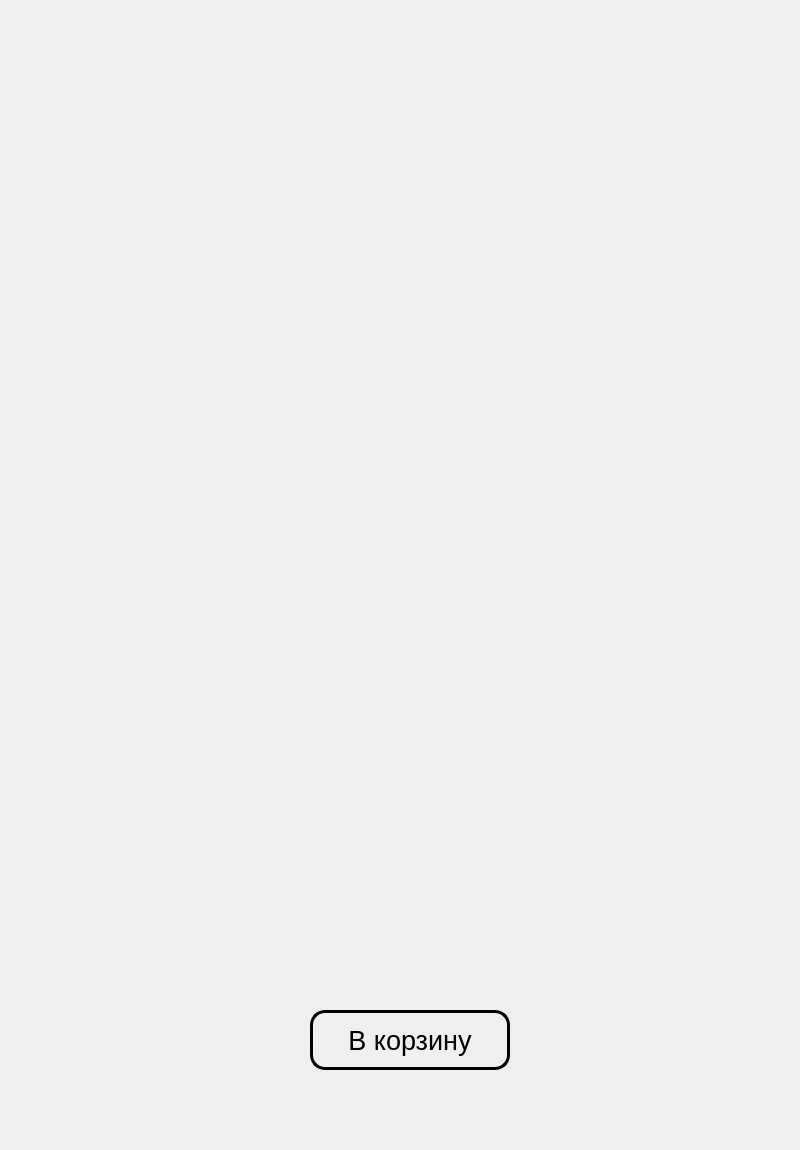
<?xml version="1.0" encoding="UTF-8"?>
<ui version="4.0">
 <class>MainWindow</class>
 <widget class="QMainWindow" name="MainWindow">
  <property name="geometry">
   <rect>
    <x>0</x>
    <y>0</y>
    <width>800</width>
    <height>1150</height>
   </rect>
  </property>
  <property name="minimumSize">
   <size>
    <width>150</width>
    <height>150</height>
   </size>
  </property>
  <property name="windowTitle">
   <string>MainWindow</string>
  </property>
  <widget class="QWidget" name="centralwidget">
   <widget class="QWidget" name="horizontalLayoutWidget">
    <property name="geometry">
     <rect>
      <x>10</x>
      <y>10</y>
      <width>202</width>
      <height>1138</height>
     </rect>
    </property>
    <layout class="QVBoxLayout" name="verticalLayout">
     <item>
      <widget class="QLabel" name="label">
       <property name="minimumSize">
        <size>
         <width>150</width>
         <height>150</height>
        </size>
       </property>
       <property name="maximumSize">
        <size>
         <width>150</width>
         <height>150</height>
        </size>
       </property>
       <property name="text">
        <string/>
       </property>
       <property name="alignment">
        <set>Qt::AlignLeading|Qt::AlignLeft|Qt::AlignVCenter</set>
       </property>
      </widget>
     </item>
     <item>
      <widget class="QLabel" name="label_2">
       <property name="minimumSize">
        <size>
         <width>150</width>
         <height>150</height>
        </size>
       </property>
       <property name="maximumSize">
        <size>
         <width>150</width>
         <height>150</height>
        </size>
       </property>
       <property name="text">
        <string/>
       </property>
      </widget>
     </item>
     <item>
      <widget class="QLabel" name="label_3">
       <property name="minimumSize">
        <size>
         <width>150</width>
         <height>150</height>
        </size>
       </property>
       <property name="maximumSize">
        <size>
         <width>150</width>
         <height>150</height>
        </size>
       </property>
       <property name="text">
        <string/>
       </property>
      </widget>
     </item>
     <item>
      <widget class="QLabel" name="label_4">
       <property name="minimumSize">
        <size>
         <width>200</width>
         <height>200</height>
        </size>
       </property>
       <property name="maximumSize">
        <size>
         <width>200</width>
         <height>200</height>
        </size>
       </property>
       <property name="text">
        <string/>
       </property>
      </widget>
     </item>
     <item>
      <widget class="QLabel" name="label_5">
       <property name="minimumSize">
        <size>
         <width>150</width>
         <height>150</height>
        </size>
       </property>
       <property name="maximumSize">
        <size>
         <width>150</width>
         <height>150</height>
        </size>
       </property>
       <property name="text">
        <string/>
       </property>
      </widget>
     </item>
     <item>
      <widget class="QLabel" name="label_6">
       <property name="minimumSize">
        <size>
         <width>150</width>
         <height>150</height>
        </size>
       </property>
       <property name="maximumSize">
        <size>
         <width>150</width>
         <height>150</height>
        </size>
       </property>
       <property name="text">
        <string/>
       </property>
      </widget>
     </item>
     <item>
      <widget class="QLabel" name="label_7">
       <property name="minimumSize">
        <size>
         <width>150</width>
         <height>150</height>
        </size>
       </property>
       <property name="maximumSize">
        <size>
         <width>150</width>
         <height>150</height>
        </size>
       </property>
       <property name="text">
        <string/>
       </property>
      </widget>
     </item>
    </layout>
   </widget>
   <widget class="QPushButton" name="takePhotoButton">
    <property name="geometry">
     <rect>
      <x>320</x>
      <y>840</y>
      <width>181</width>
      <height>161</height>
     </rect>
    </property>
    <property name="styleSheet">
     <string notr="true">QPushButton { 
background-color: rgb(0, 0, 0, 0.0);
border: 0px solid red;
}</string>
    </property>
    <property name="text">
     <string/>
    </property>
    <property name="icon">
     <iconset>
      <normaloff>../img/UI-images/Кнопка фото.png</normaloff>../img/UI-images/Кнопка фото.png</iconset>
    </property>
    <property name="iconSize">
     <size>
      <width>200</width>
      <height>200</height>
     </size>
    </property>
   </widget>
   <widget class="QPushButton" name="rightButton">
    <property name="geometry">
     <rect>
      <x>670</x>
      <y>620</y>
      <width>81</width>
      <height>141</height>
     </rect>
    </property>
    <property name="styleSheet">
     <string notr="true">QPushButton { 
background-color: rgb(0, 0, 0, 0.0);
border: 0px solid red;
}</string>
    </property>
    <property name="text">
     <string/>
    </property>
    <property name="icon">
     <iconset>
      <normaloff>../img/UI-images/Кнопка вниз.png</normaloff>../img/UI-images/Кнопка вниз.png</iconset>
    </property>
    <property name="iconSize">
     <size>
      <width>180</width>
      <height>180</height>
     </size>
    </property>
   </widget>
   <widget class="QPushButton" name="leftButton">
    <property name="geometry">
     <rect>
      <x>670</x>
      <y>430</y>
      <width>81</width>
      <height>141</height>
     </rect>
    </property>
    <property name="styleSheet">
     <string notr="true">QPushButton { 
background-color: rgb(0, 0, 0, 0.0);
border: 0px solid red;
}</string>
    </property>
    <property name="text">
     <string/>
    </property>
    <property name="icon">
     <iconset>
      <normaloff>../img/UI-images/Кнопка вверх.png</normaloff>../img/UI-images/Кнопка вверх.png</iconset>
    </property>
    <property name="iconSize">
     <size>
      <width>180</width>
      <height>180</height>
     </size>
    </property>
   </widget>
   <widget class="QPushButton" name="catalogButton">
    <property name="geometry">
     <rect>
      <x>660</x>
      <y>850</y>
      <width>100</width>
      <height>100</height>
     </rect>
    </property>
    <property name="styleSheet">
     <string notr="true">QPushButton { 
background-color: rgb(0, 0, 0, 0.0);
border: 0px solid red;
}</string>
    </property>
    <property name="text">
     <string/>
    </property>
    <property name="icon">
     <iconset>
      <normaloff>../img/UI-images/Кнопка в каталог.png</normaloff>../img/UI-images/Кнопка в каталог.png</iconset>
    </property>
    <property name="iconSize">
     <size>
      <width>100</width>
      <height>100</height>
     </size>
    </property>
   </widget>
   <widget class="QPushButton" name="galleryButton">
    <property name="geometry">
     <rect>
      <x>660</x>
      <y>270</y>
      <width>100</width>
      <height>100</height>
     </rect>
    </property>
    <property name="styleSheet">
     <string notr="true">QPushButton { 
background-color: rgb(0, 0, 0, 0.0);
border: 0px solid red;
}</string>
    </property>
    <property name="text">
     <string/>
    </property>
    <property name="icon">
     <iconset>
      <normaloff>../img/UI-images/Кнопка в галерею.png</normaloff>../img/UI-images/Кнопка в галерею.png</iconset>
    </property>
    <property name="iconSize">
     <size>
      <width>100</width>
      <height>100</height>
     </size>
    </property>
   </widget>
   <widget class="QLabel" name="time_label">
    <property name="geometry">
     <rect>
      <x>290</x>
      <y>70</y>
      <width>161</width>
      <height>100</height>
     </rect>
    </property>
    <property name="font">
     <font>
      <pointsize>80</pointsize>
     </font>
    </property>
    <property name="styleSheet">
     <string notr="true">color: black;</string>
    </property>
    <property name="text">
     <string/>
    </property>
    <property name="alignment">
     <set>Qt::AlignCenter</set>
    </property>
   </widget>
   <widget class="QLabel" name="label_8">
    <property name="geometry">
     <rect>
      <x>600</x>
      <y>70</y>
      <width>100</width>
      <height>100</height>
     </rect>
    </property>
    <property name="font">
     <font>
      <pointsize>80</pointsize>
     </font>
    </property>
    <property name="styleSheet">
     <string notr="true">color: black;</string>
    </property>
    <property name="text">
     <string/>
    </property>
    <property name="alignment">
     <set>Qt::AlignCenter</set>
    </property>
   </widget>
   <widget class="QPushButton" name="card_pushButton">
    <property name="geometry">
     <rect>
      <x>310</x>
      <y>1010</y>
      <width>200</width>
      <height>60</height>
     </rect>
    </property>
    <property name="minimumSize">
     <size>
      <width>200</width>
      <height>60</height>
     </size>
    </property>
    <property name="font">
     <font>
      <pointsize>20</pointsize>
     </font>
    </property>
    <property name="styleSheet">
     <string notr="true">color: black;
border: 3px solid black;
border-radius: 15px;</string>
    </property>
    <property name="text">
     <string>В корзину</string>
    </property>
   </widget>
   <widget class="QLabel" name="camera_label">
    <property name="geometry">
     <rect>
      <x>0</x>
      <y>0</y>
      <width>800</width>
      <height>1150</height>
     </rect>
    </property>
    <property name="minimumSize">
     <size>
      <width>800</width>
      <height>1150</height>
     </size>
    </property>
    <property name="maximumSize">
     <size>
      <width>800</width>
      <height>1150</height>
     </size>
    </property>
    <property name="text">
     <string/>
    </property>
   </widget>
   <zorder>camera_label</zorder>
   <zorder>horizontalLayoutWidget</zorder>
   <zorder>takePhotoButton</zorder>
   <zorder>rightButton</zorder>
   <zorder>leftButton</zorder>
   <zorder>catalogButton</zorder>
   <zorder>galleryButton</zorder>
   <zorder>time_label</zorder>
   <zorder>label_8</zorder>
   <zorder>card_pushButton</zorder>
  </widget>
 </widget>
 <resources/>
 <connections/>
</ui>
